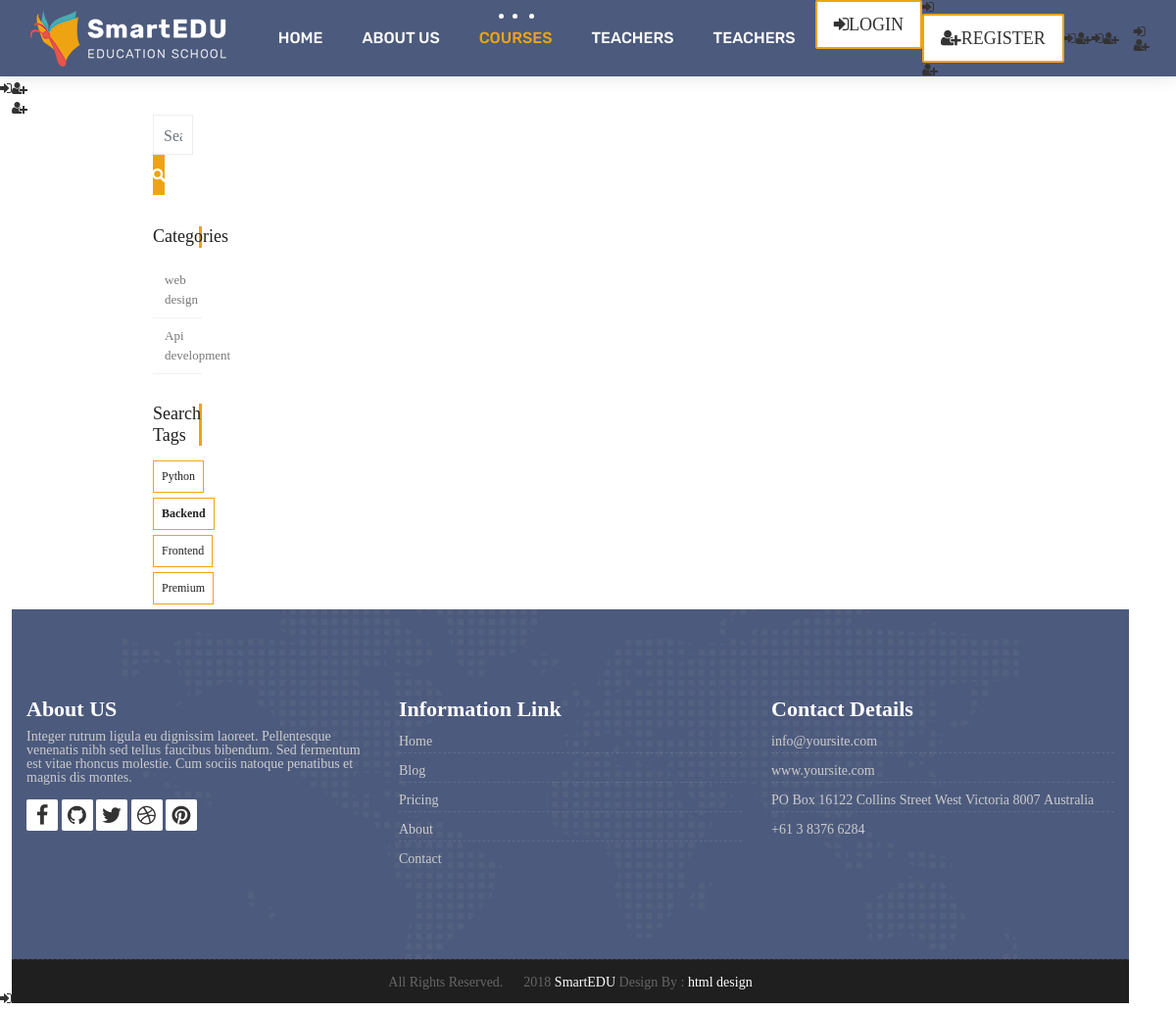
/courses/tags/backend, run on the app's committed database.
### courses/models.py (models this page shows, shortened)
class Category(models.Model):
    name = models.CharField(max_length=50,null=True)
    slug = models.SlugField(max_length=50,unique=True,null=True)

class Tag(models.Model):
    name = models.CharField(max_length=50,null=True)
    slug = models.SlugField(max_length=50,unique=True,null=True)

### courses/views.py (the view, shortened to what this page needs)
# urls.py: path('',views.course_list,name='courses'),
def course_list(request,category_slug =None,tag_slug=None):
    category_page = None
    tag_page = None
    categories = Category.objects.all()
    tags = Tag.objects.all()
    current_user = request.user
    if category_slug !=None:
        category_page = get_object_or_404(Category,slug=category_slug)
        courses = Course.objects.filter(avaliable=True,category=category_page)
    elif tag_slug !=None:
        tag_page = get_object_or_404(Tag,slug=tag_slug)
        courses = Course.objects.filter(avaliable=True,tags=tag_page)
    context = {
        'courses':courses,
        'categories':categories,
        'tags': tags
    }
    return render(request,'courses.html', context)

### templates/courses.html (shortened to what this page needs)
{% extends 'partials/_base.html' %}
{% load static %}
{% block content %}
<div class="row">
            <div class="row">
                <div class="col-lg-6 col-md-6 col-12">
                </div>
				<div class="col-lg-3 col-12 right-single">
					<div class="widget-search">
						<div class="site-search-area">
							<form method="get" id="site-searchform" action="{% url 'search' %}">
								<div>
									<input class="input-text form-control" name="search" placeholder="Search keywords..." type="text">
									<input id="searchsubmit" value="Search" type="submit">
								</div>
							</form>
						</div>
					</div>
					<div class="widget-categories">
						<h3 class="widget-title">Categories</h3>
						<ul>
                            {% for category in categories %}
							<li><a href="{% url 'courses_by_category' category.slug %}">{{category.name}}</a></li>
                            {% endfor %}
						</ul>
					</div>
					<div class="widget-tags">
						<h3 class="widget-title">Search Tags</h3>
						<ul class="tags">
                            {% for tag in tags %}
							<li><a href="{% url 'courses_by_tag' tag.slug %}">{% if tag.slug in request.path %}<b>{{tag.name}}</b> {% else %}{{tag.name}}{%endif%}</a></li>
                            {% endfor %}
						</ul>
					</div>
				</div>
            </div>
        </div>
    {% endblock %}

### static/style.css (style rules this page uses)
body { color: #333333; font-size: 14px; font-family: 'Rubik', sans-serif; line-height: 1.80857; }
html, body { height: 100%; }
a { color: #1f1f1f; text-decoration: none !important; outline: none !important; -webkit-transition: all .3s ease-in-out; -moz-transition: all .3s ease-in-out; -ms-transition: all .3s ease-in-out; -o-transition: all .3s ease-in-out; transition: all .3s ease-in-out; }
h1, h2, h3, h4, h5, h6 { letter-spacing: 0; font-weight: normal; position: relative; padding: 0 0 10px 0; font-weight: normal; line-height: 120% !important; color: #1f1f1f; margin: 0 }
h3 { font-size: 18px }
a { color: #1f1f1f; text-decoration: none; outline: none; }
a, .btn { text-decoration: none !important; outline: none !important; -webkit-transition: all .3s ease-in-out; -moz-transition: all .3s ease-in-out; -ms-transition: all .3s ease-in-out; -o-transition: all .3s ease-in-out; transition: all .3s ease-in-out; }
.right-single .widget-search { margin-bottom: 30px; position: relative; display: inline-block; width: 100%; }
#site-searchform .form-control { border: 1px solid #eee; background-color: #fff; width: 82%; height: 41px; padding: 5px 10px 5px 10px; color: #999; float: left; border-radius: 0; }
#site-searchform #searchsubmit { float: left; width: 18%; height: 41px; cursor: pointer; text-indent: -5555em; line-height: 100; overflow: hidden; background: #eea412 url(images/search-icon.png) no-repeat center 14px; border: 0; transition: all 0.4s ease-in-out; -webkit-transition: all 0.4s ease-in-out; -moz-transition: all 0.4s ease-in-out; -ms-transition: all 0.4s ease-in-out; -o-transition: all 0.4s ease-in-out; }
.widget-categories { margin-bottom: 30px; }
.widget-categories .widget-title { font-size: 18px; font-weight: 400; padding: 0px; margin-bottom: 15px; border-right: 3px solid #eea412; }
.widget-categories ul { list-style: none; margin: 0px; padding: 0px; }
.widget-categories ul li { border-bottom: 1px solid #f2f2f2; font-size: 12px; line-height: 20px; padding: 8px 2px 8px 12px; }
.widget-categories ul li a { color: #777; font-size: 13px; }
.widget-tags .widget-title { font-size: 18px; font-weight: 400; padding: 0px; margin-bottom: 15px; border-right: 3px solid #eea412; }
.widget-tags .tags { list-style: none; margin: 0px; padding: 0px; }
.tags li { float: left; padding: 0px; margin: 0px 5px 5px 0px; list-style-type: none; line-height: 25px; }
.tags li a { border: 1px solid #eea412; color: #212121; text-transform: capitalize; float: left; font-size: 12px; padding: 3px 8px; -webkit-transition: all 0.2s; -moz-transition: all 0.2s; -ms-transition: all 0.2s; -o-transition: all 0.2s; transition: all 0.2s; }

### data on the page
Category: name "web design"
Category: name "Api development"
Tag: name "Python"
Tag: name "Backend"
Tag: name "Frontend"
Tag: name "Premium"
